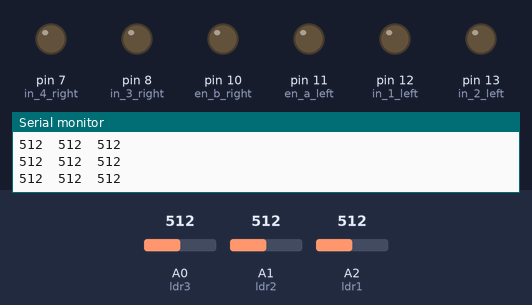
Recording of a sketch running on a simulated Arduino Uno, built with avr-gcc and run on an emulated ATmega328P. Parts: output pins drawn as LEDs (lit = HIGH), the last lines printed to the serial monitor. Inputs (shaded band) come from the test bench; at power-on: A0 (ldr3) = 512, A1 (ldr2) = 512, A2 (ldr1) = 512.

Above: at 1.2 s.
1.3 s: A0 (ldr3) set to 99
4.3 s: A0 (ldr3) set to 86
At 5.4 s:
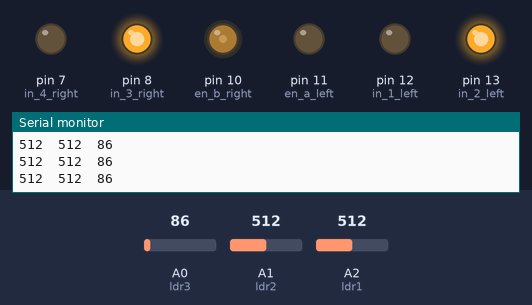
5.8 s: A1 (ldr2) set to 992
7.3 s: A1 (ldr2) set to 1014
Timing chart, 0 to 10.3 s (numbered marks = the images above; inputs shaded):
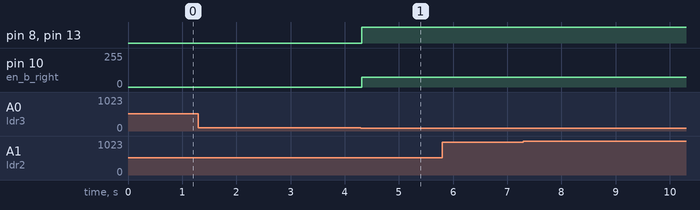

The sketch:

FINAL_TEST.ino
```cpp
const int en_a_left =11;
const int in_1_left =12;
const int in_2_left =13;
const int en_b_right =10;
const int in_3_right =8;
const int in_4_right =7;

void forward(int pwmleft , int pwmright)
{
  digitalWrite(in_1_left,HIGH);
  digitalWrite(in_2_left,LOW);
  analogWrite(en_a_left,pwmleft);
  digitalWrite(in_3_right,HIGH);
  digitalWrite(in_4_right,LOW);
  analogWrite(en_b_right,pwmright);
}
void backward(int pwmleft , int pwmright)
{
  digitalWrite(in_1_left,LOW);
  digitalWrite(in_2_left,HIGH);
  analogWrite(en_a_left,pwmleft);
  digitalWrite(in_3_right,LOW);
  digitalWrite(in_4_right,HIGH);
  analogWrite(en_b_right,pwmright);
}

void left(int pwmleft , int pwmright)
{
  digitalWrite(in_1_left,HIGH);
  digitalWrite(in_2_left,LOW);
  analogWrite(en_a_left,pwmleft);
  digitalWrite(in_3_right,LOW);
  digitalWrite(in_4_right,HIGH);
  analogWrite(en_b_right,pwmright);
}

void right(int pwmleft , int pwmright)
{
  digitalWrite(in_1_left,LOW);
  digitalWrite(in_2_left,HIGH);
  analogWrite(en_a_left,pwmleft);
  digitalWrite(in_3_right,HIGH);
  digitalWrite(in_4_right,LOW);
  analogWrite(en_b_right,pwmright);
}

void stopp()
{
  digitalWrite(in_1_left,LOW);
  digitalWrite(in_2_left,LOW);
  analogWrite(en_a_left,0);
  digitalWrite(in_3_right,HIGH);
  digitalWrite(in_4_right,HIGH);
  analogWrite(en_b_right,0);
}

const int ldr1 = A2;
const int ldr2 = A1;
const int ldr3 = A0;

void setup() {
  // put your setup code here, to run once:
Serial.begin(9600);
pinMode(en_a_left,OUTPUT);
pinMode(in_1_left,OUTPUT);
pinMode(in_2_left,OUTPUT);
pinMode(en_b_right,OUTPUT);
pinMode(in_3_right,OUTPUT);
pinMode(in_4_right,OUTPUT);

pinMode(ldr1,INPUT);
pinMode(ldr2,INPUT);
pinMode(ldr3,INPUT);
}

void loop() {
  int ldrval_1=analogRead(ldr1);
  int ldrval_2=analogRead(ldr2);
  int ldrval_3=analogRead(ldr3);

int memory;

Serial.print(ldrval_1);
Serial.print("\t");
Serial.print(ldrval_2);
Serial.print("\t");
Serial.print(ldrval_3);
Serial.println("\t");

  if(ldrval_1 >= 100 && ldrval_2<=90 && ldrval_3>=100)
  {

    forward(80,80);
  }
  else if(ldrval_1 >= 100 && ldrval_2>=90 && ldrval_3<=90 )
  {

    right(0,75);
    memory=1;
  }
  else if(ldrval_1 <= 90 && ldrval_2>=100 && ldrval_3>=100)
  {

    left(75,0);
    memory=2;

  }else if(ldrval_1 >=100 && ldrval_2<=90 && ldrval_3<=100 )
  {
    right(0,75);
    memory=1;
  }
  else if(ldrval_1 <= 90 && ldrval_2<=90 && ldrval_3>=100)
  {
    left(75,0);
    memory=2;
  }

  else
    {
      switch(memory)
      {
        case 1:right(0,75);break;
        case 2:left(75,0);break;
        default:break;
      }
    }
}
```

Measured:
- the behaviour switches between 91 and 90 on A0 (ldr3) (found by bisection; images 0 and 1)
- after the input at 4.3 s, pin 8 (in_3_right), pin 13 (in_2_left): LOW → HIGH at once; pin 10 (en_b_right): 0/255 → 75/255 at once
